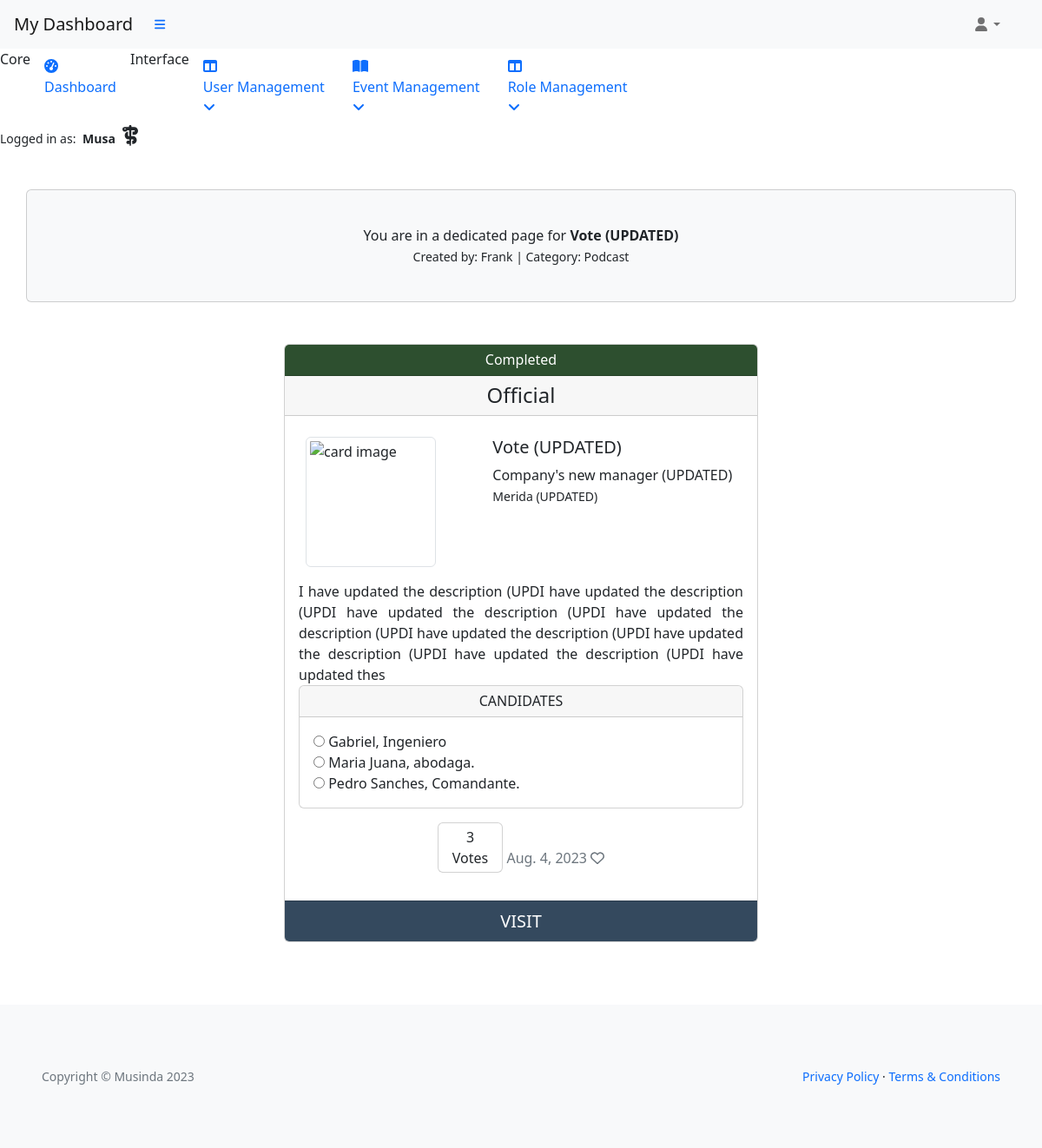
The app's page /office/single/card/vote/ (signed in) with its own data.
### musa/models.py (models this page shows)
class UserProfile(AbstractUser):
    verified = models.BooleanField(default=False)
    role = models.IntegerField(choices=ROLES, default=0)
    user_card = models.ManyToManyField(
        'vote_management.VoteCard', through='vote_management.VoteRecord', related_name='user_cards')
    class Meta:
        ordering = ['username']
    def __str__(self):
        return self.username

### vote_management/models.py (models this page shows, shortened)
class VoteCard(models.Model):
    title = models.CharField(max_length=80, unique=True)
    slug = models.SlugField(max_length=200, unique=True)
    author = models.ForeignKey(
        'musa.UserProfile', on_delete=models.CASCADE, related_name="card_author")
    category = models.ForeignKey(
        Category, on_delete=models.CASCADE, related_name="categories")
    mission = models.CharField(max_length=80)
    location = models.CharField(max_length=80)
    description = models.TextField(max_length=264)
    expire = models.DateField()
    event_image = CloudinaryField('image', default='placeholder')
    vote_record = models.ManyToManyField('musa.UserProfile', through='VoteRecord',
                                         related_name='user_votes', blank=True)
    candidates = models.ManyToManyField('ElectedPerson', related_name='vote_cards',
                                        blank=True)
    status = models.IntegerField(choices=STATUS, default=0)
    excerpt = models.TextField(blank=True)
    type = models.IntegerField(choices=CARD_TYPE, default=0)
    created_on = models.DateField(auto_now_add=True)
    class Meta:
        ordering = ['-created_on']
    def number_of_votes(self):
        return self.vote_record.count()

class Category(models.Model):
    category_name = models.CharField(max_length=50, unique=True)
    class Meta:
        ordering = ['category_name']
        verbose_name_plural = "Categories"
    def __str__(self):
        return self.category_name

class ElectedPerson(models.Model):
    name = models.CharField(max_length=80, unique=True)
    is_elected = models.BooleanField(default=False)
    vote_card = models.ForeignKey(
        VoteCard, on_delete=models.CASCADE, related_name="vote_candidate", blank=True)
    class Meta:
        ordering = ['name']

### vote_management/views.py (the view)
# urls.py: path('office/single/card/<slug:slug>/', AdminCardDetailView.as_view(),
class AdminCardDetailView(AdminRequiredMixin, View):
    template_name = 'backend/admin-dashboard/single_card_admin.html'
    def get(self, request, slug, *args, **kwargs):
        queryset = VoteCard.objects.order_by('-created_on')
        event = get_object_or_404(queryset, slug=slug)
        candidates = event.candidates.all()
        return render(request, "single_card_admin.html",
                      {
                          "event": event,
                          "candidates": candidates,
                          "user_authenticated": request.user.is_authenticated
                      })

### admin_profile/views.py (called while the page is built)
    def test_func(self):
        user_profile = self.request.user
        return user_profile and user_profile.role == 2

### templates/backend/admin-dashboard/single_card_admin.html (shortened to what this page needs)
{% extends "backend/admin-dashboard/base.html" %}
{% block content %}
<div class="container px-4 px-lg-0 mt-5">
    <div class="card bg-light my-5 py-4 text-center">
        <div class="card-body">
            <p class="m-0">You are in a dedicated page for <strong>{{ event.title }}
                </strong>
            </p>
            <small>Created by: {{ event.author }} | Category: {{ event.category }}</small>
        </div>
    </div>
    <div class="row gx-4 gx-lg-5 justify-content-center">
        <div class="col-md-6 mb-5">
            <div class="card h-100">
                {% if event.status == 1 or event.status == 3 %}
                <div class="card-header card-header-green text-center h6">{{ event.get_status_display }}</div>
                {% elif event.status == 2%}
                <div class="card-header bg-danger text-center text-white h6">{{ event.get_status_display }}</div>
                {% else %}
                <div class="card-header bg-warning text-center text-white h6">{{ event.get_status_display }}</div>
                {% endif %}
                <div class="card-header text-center h4">{{ event.get_type_display}}</div>
                <div class="card-body card-body-height pb-0">
                    <div class="row mt-2">
                        <div class="col-5 d-inline-block">
                            {% if "placeholder" in event.event_image.url %}
                            <img src="https://codeinstitute.s3.amazonaws.com/fullstack/blog/default.jpg"
                                alt="code institute" class="img-fluid img-thumbnail rounded float-start mx-2"
                                width="200" height="200">
                            {% else %}
                            <img src="{{ event.event_image.url }}" alt="card image"
                                class="img-fluid img-thumbnail rounded float-start mx-2" width="150" height="150">
                            {% endif %}
                        </div>
                        <div class="col-7 d-inline-block">
                            <span class="">
                                <h5 class="card-title">{{ event.title }}</h5>
                                <p class="mission my-0 fs-6"> {{ event.mission }}</p>
                                <small class="location my-0"> {{ event.location }}</small>
                            </span>
                        </div>
                    </div>
                    <div id="description-single" class="row mt-3">
                        <div class="col">
                            <p class="my-0">
                                {{ event.description|safe }}
                            </p>
                        </div>
                    </div>
                    <div class="row mb-3">
                        <div class="col">
                            <div class="card">
                                <div class="card-header">
                                    <h6 class="text-center mb-0">CANDIDATES</h6>
                                </div>
                                {% if user_authenticated %}
                                <div class="card-body">
                                    {% for candidate in event.vote_candidate.all %}
                                    <label>
                                        <input type="radio" name="elected_person" value="{{ candidate.id }}">
                                        {{ candidate.name }}
                                    </label><br>
                                    {% endfor %}
                                    {% endif %}
                                </div>
                            </div>
                        </div>
                        <div class="p-3 text-center">
                            <span class="card d-inline-block">
                                <div class="card-body py-1 px-3 text-center m-0">
                                    <span class="card-text">{{ event.number_of_votes }}<br> Votes</span>
                                </div>
                            </span>
                            <span class="card-text text-muted h6 m-0"> {{ event.expire }}
                                <i class="far fa-heart"></i>
                            </span>
                        </div>
                    </div>
                </div>
                <a href="{% url 'card_single' event.slug %}" class="card-footer text-center fs-5">VISIT</a>
            </div>
        </div>
    </div>
</div>
{% endblock content %}

### templates/backend/admin-dashboard/base.html (shortened to what this page needs)
{% load static %}
{% now "Y-m-d" as current_date %}
<!DOCTYPE html>
<html lang="en">
<head>
    <link href="https://cdn.jsdelivr.net/npm/simple-datatables@7.1.2/dist/style.min.css" rel="stylesheet" />
    <link href="{% static 'admin/css/styles.css' %}" rel="stylesheet" />
    <link rel="stylesheet" href="{% static 'custom/css/style.css' %}">
</head>
<body class="sb-nav-fixed">
    <nav class="sb-topnav navbar navbar-expand navbar-light bg-light">
        <a class="navbar-brand ps-3" href="{% url 'admin_dashboard' %}">My Dashboard</a>
        <button class="btn btn-link btn-sm order-1 order-lg-0 me-4 me-lg-0" id="sidebarToggle" href="#!"><i
                class="fas fa-bars"></i></button>
        <div class="d-md-inline-block form-inline ms-auto me-0 me-md-3 my-2 my-md-0">
            <ul class="navbar-nav ms-auto ms-md-0 me-3 me-lg-4">
                <li class="nav-item dropdown">
                    <a class="nav-link dropdown-toggle" id="navbarDropdown" href="#" role="button"
                        data-bs-toggle="dropdown" aria-expanded="false"><i class="fas fa-user fa-fw"></i></a>
                </li>
            </ul>
        </div>
    </nav>
    <div id="layoutSidenav">
        <div id="layoutSidenav_nav">
            <nav class="sb-sidenav accordion sb-sidenav-light" id="sidenavAccordion">
                <div class="sb-sidenav-menu">
                    <div class="nav">
                        <div class="sb-sidenav-menu-heading">Core</div>
                        <a class="nav-link" href="{% url 'admin_dashboard' %}">
                            <div class="sb-nav-link-icon"><i class="fas fa-tachometer-alt"></i></div>
                            Dashboard
                        </a>
                        <div class="sb-sidenav-menu-heading">Interface</div>
                        <a class="nav-link collapsed" href="#" data-bs-toggle="collapse"
                            data-bs-target="#collapseLayouts" aria-expanded="false" aria-controls="collapseLayouts">
                            <div class="sb-nav-link-icon"><i class="fas fa-columns"></i></div>
                            User Management
                            <div class="sb-sidenav-collapse-arrow"><i class="fas fa-angle-down"></i></div>
                        </a>
                        <a class="nav-link collapsed" href="#" data-bs-toggle="collapse" data-bs-target="#collapsePages"
                            aria-expanded="false" aria-controls="collapsePages">
                            <div class="sb-nav-link-icon"><i class="fas fa-book-open"></i></div>
                            Event Management
                            <div class="sb-sidenav-collapse-arrow"><i class="fas fa-angle-down"></i></div>
                        </a>
                        <a class="nav-link collapsed" href="#" data-bs-toggle="collapse" data-bs-target="#collapseRoles"
                            aria-expanded="false" aria-controls="collapseRoles">
                            <div class="sb-nav-link-icon"><i class="fas fa-columns"></i></div>
                            Role Management
                            <div class="sb-sidenav-collapse-arrow"><i class="fas fa-angle-down"></i></div>
                        </a>
                    </div>
                </div>
                <div class="sb-sidenav-footer">
                    <div class="small">Logged in as:
                        <span class="px-1"><strong>{{ request.user.username }}
                                {% if request.user.role == 2 %}
                                <i class="fa-solid fa-staff-snake px-1 fs-4 text"></i>
                                {% endif %}
                            </strong>
                        </span>
                    </div>
                </div>
            </nav>
        </div>
        {% block content %}
        {% endblock content %}
    </div>
    <footer class="py-4 bg-light mt-4">
        <div class="container-fluid p-5">
            <div class="d-flex align-items-center justify-content-between small">
                <div class="text-muted">Copyright &copy; Musinda 2023</div>
                <div>
                    <a href="#">Privacy Policy</a>
                    &middot;
                    <a href="#">Terms &amp; Conditions</a>
                </div>
            </div>
        </div>
    </footer>
</body>
</html>

### static/custom/css/style.css (style rules this page uses)
a { text-decoration: none; }
.card-body-height { min-height: 300px; }
#description-single { min-height: 120px; text-align: justify; }
.card-footer { background-color: #34495e; color: white; text-decoration: none; transition: 0.3s; }
.card-header-green { background-color: #2D4F2F; color: white; }
input { border: none; }

### records on screen
UserProfile: user.username "Musa"
VoteCard: title "Vote (UPDATED)", author "Frank", category "Podcast", status "Completed", type "Official", mission "Company's new manager (UPDATED)", location "Merida (UPDATED)", description "I have updated the description (UPDI have updated the description (UPDI have updated the description (UPDI have updated the description (UPDI have updated the description (UPDI have updated the description (UPDI have updated the description (UPDI have updated thes", number_of_votes "3", expire "Aug. 4, 2023"
ElectedPerson: name "Gabriel, Ingeniero"
ElectedPerson: name "Maria Juana, abodaga."
ElectedPerson: name "Pedro Sanches, Comandante."
